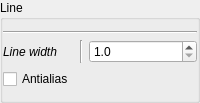
                       <widget class="QGroupBox" name="groupBox_4">
                        <property name="title">
                         <string>Line</string>
                        </property>
                        <layout class="QVBoxLayout" name="verticalLayout_10">
                         <property name="leftMargin">
                          <number>0</number>
                         </property>
                         <property name="rightMargin">
                          <number>0</number>
                         </property>
                         <item>
                          <widget class="Line" name="line_38">
                           <property name="orientation">
                            <enum>Qt::Horizontal</enum>
                           </property>
                          </widget>
                         </item>
                         <item>
                          <layout class="QGridLayout" name="gridLayout_15">
                           <property name="topMargin">
                            <number>0</number>
                           </property>
                           <item row="0" column="2">
                            <widget class="QDoubleSpinBox" name="_channels_lw">
                             <property name="decimals">
                              <number>1</number>
                             </property>
                             <property name="minimum">
                              <double>1.000000000000000</double>
                             </property>
                             <property name="maximum">
                              <double>10.000000000000000</double>
                             </property>
                            </widget>
                           </item>
                           <item row="2" column="2">
                            <spacer name="horizontalSpacer_48">
                             <property name="orientation">
                              <enum>Qt::Horizontal</enum>
                             </property>
                             <property name="sizeHint" stdset="0">
                              <size>
                               <width>40</width>
                               <height>0</height>
                              </size>
                             </property>
                            </spacer>
                           </item>
                           <item row="0" column="0">
                            <widget class="QLabel" name="label_36">
                             <property name="font">
                              <font>
                               <italic>true</italic>
                              </font>
                             </property>
                             <property name="text">
                              <string>Line width</string>
                             </property>
                            </widget>
                           </item>
                           <item row="0" column="1">
                            <widget class="Line" name="line_15">
                             <property name="orientation">
                              <enum>Qt::Vertical</enum>
                             </property>
                            </widget>
                           </item>
                           <item row="1" column="0">
                            <widget class="QCheckBox" name="_channels_alias">
                             <property name="text">
                              <string>Antialias</string>
                             </property>
                            </widget>
                           </item>
                          </layout>
                         </item>
                        </layout>
                       </widget>
